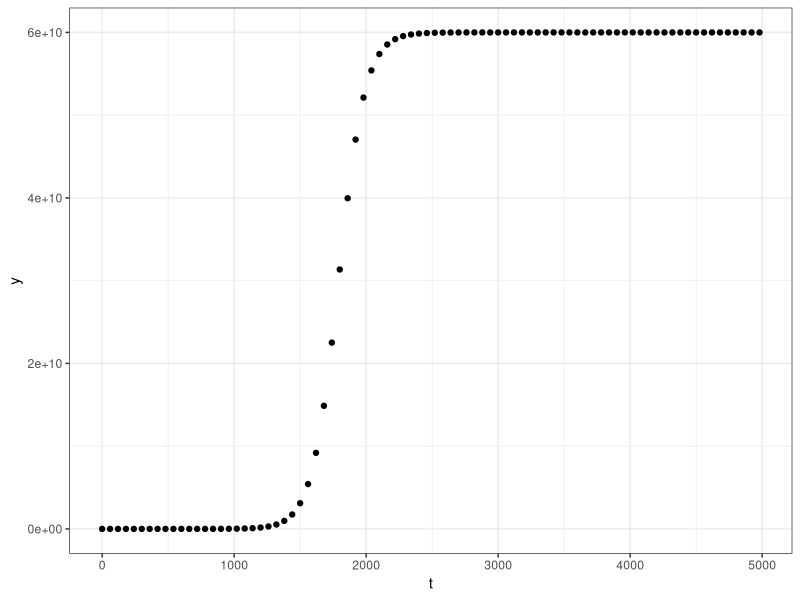
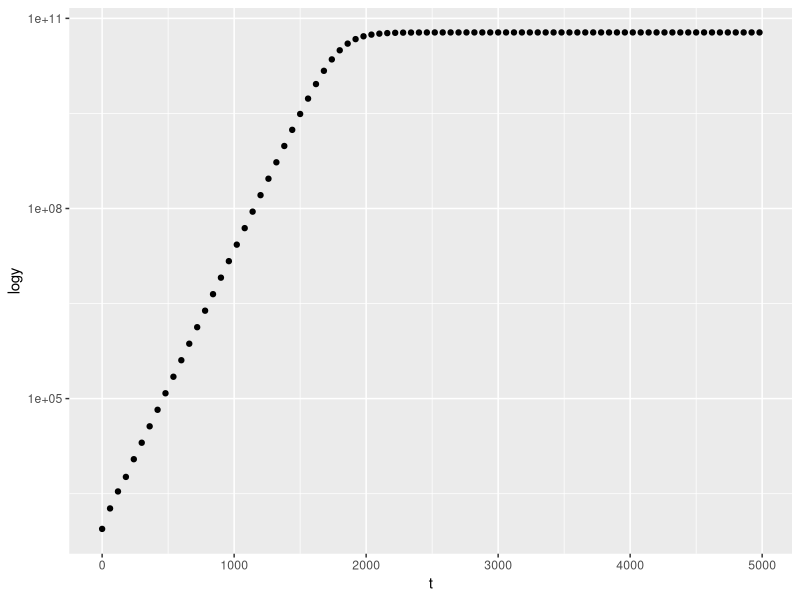

Write the R code that produced these figures, in order.
#Script to plot the logistic growth data

growth_data <- read.csv("experiment.csv")


install.packages("ggplot2")
library(ggplot2)

ggplot(aes(t,N), data = growth_data) +
  
  geom_point() +
  
  xlab("t") +
  
  ylab("y") +
  
  theme_bw()

ggplot(aes(t,N), data = growth_data) +
  
  geom_point() +
  
  xlab("t") +
  
  ylab("logy") +
  
  scale_y_continuous(trans='log10')
